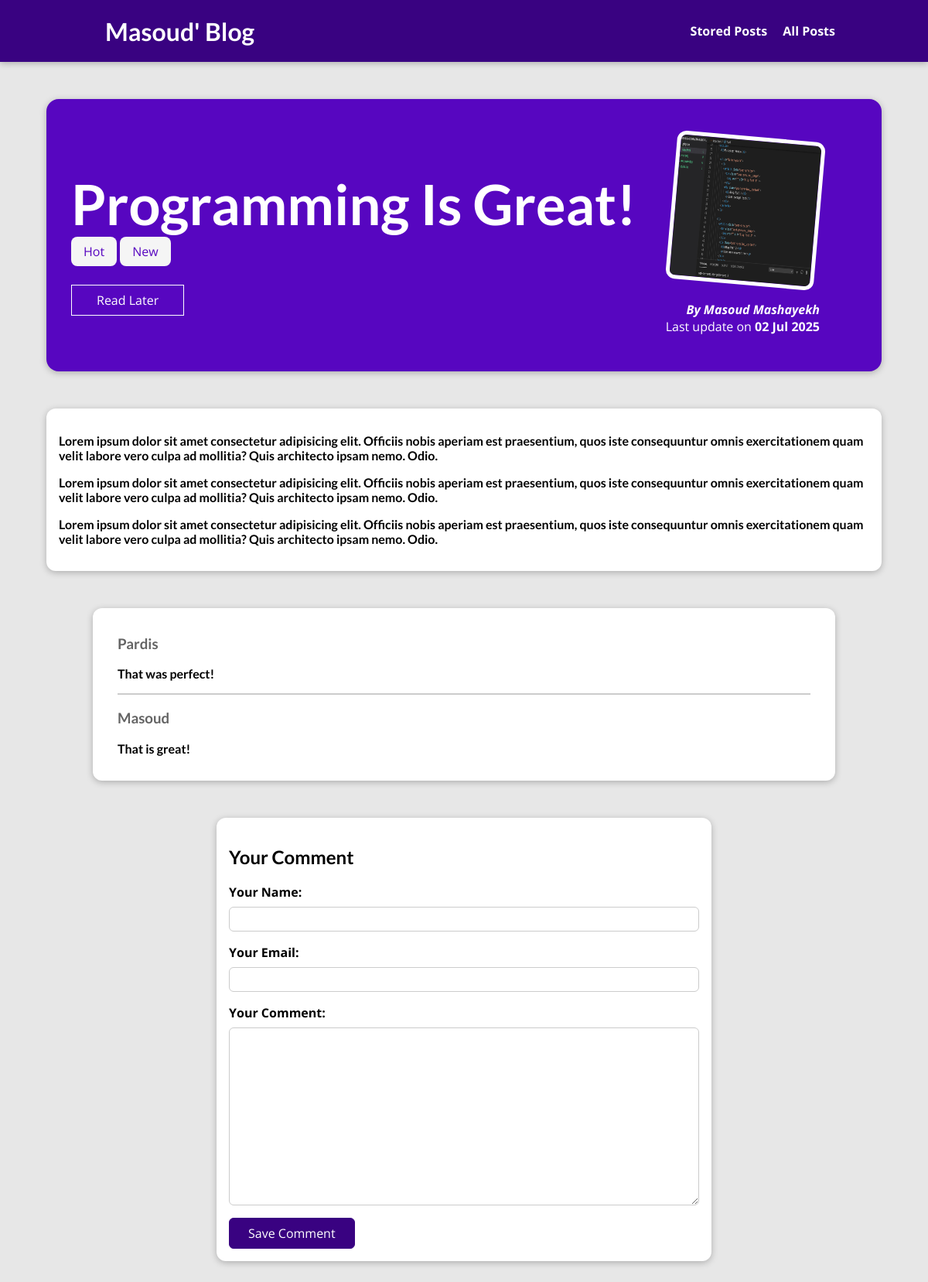
The page /posts/programming-is-great on the database its author committed.
### blog/models.py (models this page shows, shortened)
class Post(models.Model):
    title = models.CharField(max_length= 150)
    excerpt = models.CharField(max_length= 200)
    image = models.ImageField(upload_to="posts", null= True)
    date = models.DateField(auto_now= True)
    slug = models.SlugField(unique= True, db_index= True)
    content = models.TextField(validators=[MinLengthValidator(10)])
    author = models.ForeignKey(Author, on_delete=models.SET_NULL,null=True, related_name="posts")
    tags = models.ManyToManyField(Tag)

class Tag(models.Model):
    caption = models.CharField(max_length= 20)

class Author(models.Model):
    first_name = models.CharField(max_length= 100)
    last_name = models.CharField(max_length= 100)
    email_address = models.EmailField()
    def full_name(self):
        return f"{self.first_name} {self.last_name}"
    def __str__(self):
        return self.full_name()

class Comment(models.Model):
    user_name = models.CharField(max_length= 120)
    user_email = models.EmailField()
    text = models.TextField(max_length= 400)
    post = models.ForeignKey(Post, on_delete= models.CASCADE, related_name= "comments")

### blog/views.py (the view, shortened to what this page needs)
# urls.py: path("posts/<slug:slug>",views.SinglePostView.as_view(), name= "post-detail-page"),  # /posts/my-first-post
class SinglePostView(View):
    def is_stored_post(self, request, post_id):
        stored_posts = request.session.get("stored_posts")
        if stored_posts is not None:
            is_saved_for_later= post_id in stored_posts
        else:
            is_saved_for_later = False
        return is_saved_for_later
    def get(self, request, slug):
        post= Post.objects.get(slug=slug)
        context={
            "post": post,
            "post_tags": post.tags.all(),
            "comment_form": CommentForm(),
            "comments": post.comments.all().order_by("-id"),
            "saved_for_later": self.is_stored_post(request, post.id)
        }
        return render(request, "blog/post-detail.html", context)

### blog/forms.py
class CommentForm(forms.ModelForm):
    class Meta:
        model = Comment
        exclude = ["post"]
        labels ={
            "user_name": "Your Name",
            "user_email": "Your Email",
            "text": "Your Comment"
        }

### blog/templates/blog/post-detail.html (shortened to what this page needs)
{% extends "base.html" %}
{% load static %}
{% block css_files %}
<link rel="stylesheet" href="{% static "blog/post-detail.css" %}">
{% endblock %}
{% block content %}
<section id="summary">
    <h2> {{ post.title }}</h2>
    <div>
        {% for tag in post_tags %}
        <span class= "tag" >{{ tag.caption }}</span>
        {% endfor %}
    </div>
    <div id="read-later">
        <form action="{% url "read-later" %}" method="POST">
            <button>
                {% if saved_for_later %}
                    Remove form "Read Later" List
                {% else %}
                    Read Later
                {% endif %}
            </button>
        </form>
    </div>
    <article>
        <img src="{{ post.image.url }}" alt="Post title">
        <address>By <a href="mailto:{{ post.author.email_address }}">{{ post.author | title }}</a></address>
        <div>
            Last update on <time> {{ post.date|date:"d M Y" }}</time>
        </div>
    </article>
</section>
<main>
    {{ post.content|linebreaks}}
</main>
<section id="comments">
    <ul>
        {% for comment in comments %}
            <li>
                <h3>{{comment.user_name}}</h3>
                <p>{{comment.text|linebreaks}}</p>
            </li>
        {% endfor %}
    </ul>
</section>
<section id= "comment-form">
    <h2>Your Comment</h2>
    <form action= "{% url "post-detail-page" post.slug %}" method= "Post">
        {% for form_field in comment_form %}
            <div class= "form-control {% if form_field.errors %}invalid{% endif %}">
                {{ form_field.label_tag }}
                {{ form_field }}
            </div>
        {% endfor %}
        <button>Save Comment</button>
    </form>
</section>
{% endblock %}

### static/app.css (style rules this page uses)
* { box-sizing: border-box; }
html { font-family: "Open Sans", "Lato", sans-serif; }
body { margin: 0; }
h1, h2, h3, p { font-family: "Lato", sans-serif; font-weight: bold; }

### blog/static/blog/post-detail.css (style rules this page uses)
body { background-color: #e7e7e7; }
#summary { margin: 8rem auto 3rem auto; padding: 2rem; width: 90%; max-width: 90rem; border-radius: 16px; background-color: #5706c0; position: relative; box-shadow: 0 2px 8px rgba(0, 0, 0, 0.25); height: 22rem; }
#summary h2 { color: white; font-size: 4.5rem; margin-bottom: 0.5rem; }
#summary article { position: absolute; top: 2rem; right: 3rem; padding: 1rem 2rem; border-radius: 12px; text-align: right; color: white; }
#summary article img { width: 12rem; height: 12rem; border-radius: 12px; transform: rotateZ(5deg); border: 5px solid white; margin-bottom: 1rem; }
#summary address { font-weight: bold; }
#summary time { font-weight: bold; }
#summary a { color: white; text-decoration: none; }
#read-later { margin: 2rem 0; }
#read-later button { background-color: transparent; border: 1px solid white; padding: 0.5rem 2rem; font: inherit; color: white; cursor: pointer; }
main { width: 90%; max-width: 90rem; margin: 3rem auto; background-color: white; padding: 1rem; border-radius: 12px; box-shadow: 0 2px 8px rgba(0, 0, 0, 0.25); }
.tag { background-color: whitesmoke; color: #5706c0; padding: 0.5rem 1rem; border-radius: 8px; }
.form-control { margin-bottom: 1rem; }
.form-control label { font-weight: bold; margin-bottom: 0.5rem; display: block; }
.form-control input, .form-control textarea { display: block; width: 100%; font: inherit; padding: 0.25rem; border-radius: 6px; border: 1px solid #ccc; }
#comment-form { margin: 3rem auto; width: 90%; max-width: 40rem; border-radius: 12px; background-color: white; box-shadow: 0 2px 8px rgba(0, 0, 0, 0.25); padding: 1rem; }
#comment-form button { font: inherit; background-color: #390281; color: white; border: 1px solid #390281; padding: 0.5rem 1.5rem; border-radius: 6px; cursor: pointer; }
#comments { margin: 3rem auto; width: 90%; max-width: 60rem; border-radius: 12px; background-color: white; box-shadow: 0 2px 8px rgba(0, 0, 0, 0.25); padding: 1rem 2rem; }
#comments ul { list-style: none; margin: 0; padding: 0; }
#comments li { margin-bottom: 1rem; border-bottom: 2px solid #ccc; }
#comments li:last-of-type { border-bottom: none; }
#comments h3 { color: #646464; }

### rows shown on the page
Post: title "Programming Is Great!", image (picture), author "Masoud Mashayekh", date "02 Jul 2025", content "Lorem ipsum dolor sit amet consectetur adipisicing elit. Officiis nobis aperiam est praesentium, quos iste consequuntur omnis exercitationem quam velit labore vero culpa ad mollitia? Quis architecto ipsam nemo. Odio. Lorem ipsum dolor sit amet consectetur adipisicing elit. Officiis nobis aperiam est praesentium, quos iste consequuntur omnis exercitationem quam velit labore vero culpa ad mollitia? Quis architecto ipsam nemo. Odio. Lorem ipsum dolor sit amet consectetur adipisicing elit. Officiis nobis aperiam est praesentium, quos iste consequuntur omnis exercitationem quam velit labore vero culpa ad mollitia? Quis architecto ipsam nemo. Odio."
Tag: caption "Hot"
Tag: caption "New"
Comment: user_name "Pardis", text "That was perfect!"
Comment: user_name "Masoud", text "That is great!"
